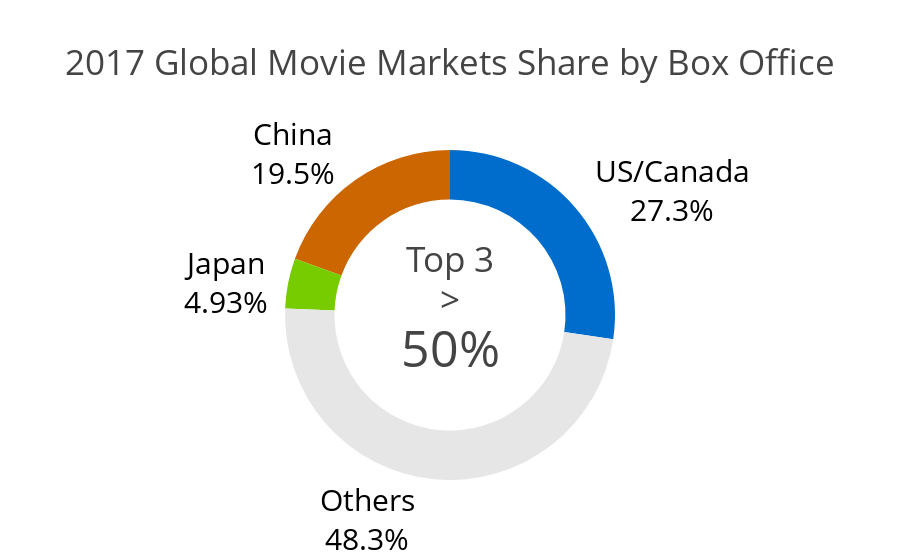

Here is the notebook cell this chart was saved with:
### Code cell
colors = ['rgba(0, 109, 204, 1)', 'rgba(204, 102, 0, 1)', 'rgba(119, 204, 0, 1)']
for i in range(0,19):
    colors.append('rgba(230, 230, 230, 1)')

fig = {
  'data': [
    {
        'values': list(df_market['box_office'].values.flatten()),
        'labels': list(df_market['country'].values.flatten()),
        'marker': {'colors': colors},
        'hoverinfo':'label+percent',
        'textinfo':'label+percent',
        'textposition':'outside',
        'hole': .7,
        'type': 'pie',
        'sort':False,
        'showlegend':False,
        'textfont': 
            {
                'color':'rgba(0, 0, 0, 1)', 
                'size':30
            }
    },
    ],
    'layout': {
        'title':'2017 Global Movie Markets Share by Box Office',
        'titlefont': {
          'size': 35},
        'margin':{
            't':150,
            'b':80
        },
        'annotations': [
            {
                'font': {
                    'size': 35
                },
                'showarrow': False,
                'text': 'Top 3',
                'x': 0.5,
                'y': 0.75
            },
            {
                'font': {
                    'size': 35
                },
                'showarrow': False,
                'text': '>',
                'x': 0.5,
                'y': 0.55
            },
            {
                'font': {
                    'size': 50
                },
                'showarrow': False,
                'text': '50%',
                'x': 0.5,
                'y': 0.40
            },
      ]
    }
}


offline.iplot(fig)

### Figure 1 — Plotly figure (JSON) as saved in the notebook; plotly's stock layout.template omitted (floating-point values rounded to 4 significant figures)
{"data": [{"hole": 0.7, "hoverinfo": "label+percent", "labels": ["US/Canada", "China", "Japan", "Others"], "marker": {"colors": ["rgba(0, 109, 204, 1)", "rgba(204, 102, 0, 1)", "rgba(119, 204, 0, 1)", "rgba(230, 230, 230, 1)", "rgba(230, 230, 230, 1)", "rgba(230, 230, 230, 1)", "rgba(230, 230, 230, 1)", "rgba(230, 230, 230, 1)", "rgba(230, 230, 230, 1)", "rgba(230, 230, 230, 1)", "rgba(230, 230, 230, 1)", "rgba(230, 230, 230, 1)", "rgba(230, 230, 230, 1)", "rgba(230, 230, 230, 1)", "rgba(230, 230, 230, 1)", "rgba(230, 230, 230, 1)", "rgba(230, 230, 230, 1)", "rgba(230, 230, 230, 1)", "rgba(230, 230, 230, 1)", "rgba(230, 230, 230, 1)", "rgba(230, 230, 230, 1)", "rgba(230, 230, 230, 1)"]}, "showlegend": false, "sort": false, "textfont": {"color": "rgba(0, 0, 0, 1)", "size": 30}, "textinfo": "label+percent", "textposition": "outside", "type": "pie", "uid": "ea1cd836-ad9d-11e8-be0d-60030899ee42", "values": [11.1, 7.9, 2, 19.6]}], "layout": {"annotations": [{"font": {"size": 35}, "showarrow": false, "text": "Top 3", "x": 0.5, "y": 0.75}, {"font": {"size": 35}, "showarrow": false, "text": ">", "x": 0.5, "y": 0.55}, {"font": {"size": 50}, "showarrow": false, "text": "50%", "x": 0.5, "y": 0.4}], "margin": {"b": 80, "t": 150}, "title": "2017 Global Movie Markets Share by Box Office", "titlefont": {"size": 35}}}
